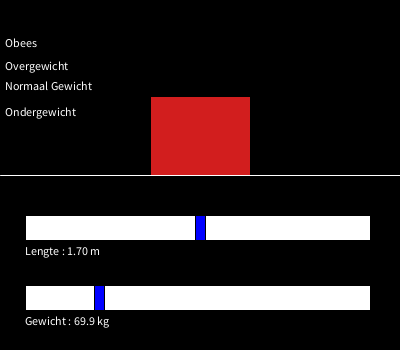
Frame 1 (no input)
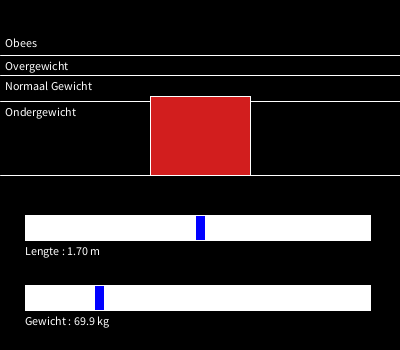
Frame 60 (the mouse pressed at the canvas centre just before this capture)
Frame 120 (the mouse held since frame 60 and released just before this capture): identical to frame 60, image omitted

The Processing sketch that drew these frames (run headless with seeded random() and noise(); from frame 60 on, the mouse is pressed at the canvas centre):

// Processing sketch: MODULEOPGAVE_5_BMI_GRAFIEK_MET_SLIDERS
// ── MODULEOPGAVE_5_BMI_GRAFIEK_MET_SLIDERS.pde
float lengte, gewicht;

void setup(){
  size(400, 350);
  lengte = 170;
  gewicht = 69.9;
}

void draw(){
  background (0);
  topScreen();
  bottomScreen();
  stroke(255);
  line(0,bottomTopHalf(), width, bottomTopHalf());  
  println("lengte : " +lengte);
}

void topScreen(){
  tekenGewichtLijnen();
  tekstGewichtLijnen();
  staafBPM();
}

void tekenGewichtLijnen(){
  line(0,ondergewicht(), width, ondergewicht());
  line(0,normaalGewicht(), width, normaalGewicht());
  line(0,overgewicht(), width, overgewicht());
}

void tekstGewichtLijnen(){
  fill (255);
  text("Ondergewicht",5,ondergewicht()+textSize());
  text("Normaal Gewicht",5,normaalGewicht()+textSize());
  text("Overgewicht",5,overgewicht()+textSize());
  text("Obees",5,overgewicht()-8);
}

void staafBPM(){
  fill (210,30,30);
  rect((width/8)*3,berekenBPM(),100,bottomTopHalf()-berekenBPM());
}

void bottomScreen(){
  tekenSliderBalken();  
  tekstSliderBalken();
  sliderLengte();
  sliderGewicht();
}

void tekenSliderBalken(){
  fill(255);
  rect(sliderBalkX(),sliderBalkLengtePositie(),sliderBalkBreedte(),sliderBalkHoog());
  rect(sliderBalkX(),sliderBalkGewichtPositie(),sliderBalkBreedte(),sliderBalkHoog());
}

void tekstSliderBalken(){
  fill (255);
  text("Lengte : " +nf((lengte()/100),1,2)+" m",sliderBalkX(),sliderBalkLengtePositie()+sliderBalkHoog()+textSize());
  text("Gewicht : "+gewicht()+" kg",sliderBalkX(),sliderBalkGewichtPositie()+sliderBalkHoog()+textSize());
}

void sliderLengte(){  
  fill(0,0,255);
  rect(sliderBalkX()+lengte(),sliderBalkLengtePositie(),sliderBreedte(),sliderBalkHoog());
}

void sliderGewicht(){  
  fill(0,0,255);
  rect(sliderBalkX()+gewicht(),sliderBalkGewichtPositie(),sliderBreedte(),sliderBalkHoog());
}

// ── berekeningen.pde
float bottomTopHalf(){
  return height/2;
}
float ondergewicht(){
  return bottomTopHalf()-(18.5*4);
}
float normaalGewicht(){
  return bottomTopHalf()-(25*4);
}
float overgewicht(){
  return bottomTopHalf()-(30*4);
}
float obees(){
  return bottomTopHalf()-(30*4);
}

float berekenBPM(){
  return ((gewicht()/pow(lengte(), 2))*10000)*4;
}

float sliderBalkLengtePositie(){
  return bottomTopHalf()+40;
}

float sliderBalkGewichtPositie(){
  return sliderBalkLengtePositie()+70;
}

int sliderBalkX(){
  return 25;
}

int sliderBalkHoog(){
  return 25;
}

int textSize(){
  return 15;
}

int sliderBreedte(){
  return 10;
}

int sliderBalkBreedte(){
  return width-55;
}

float lengte (){
  if(mousePressed){
    println(mouseX);
    println(mouseY);
    if(mouseX>=sliderBalkX()&& mouseX <= sliderBalkBreedte()+sliderBalkX()-sliderBreedte()&& 
    mouseY >= sliderBalkLengtePositie()&& mouseY <= sliderBalkLengtePositie()+sliderBalkHoog()){
      lengte = mouseX-sliderBalkX();
    }
  }
  return lengte;
}

float gewicht(){
    if(mousePressed){
    println(mouseX);
    println(mouseY);
    if(mouseX>=sliderBalkX()&& mouseX <= sliderBalkBreedte()+sliderBalkX()-sliderBreedte()&& 
    mouseY >= sliderBalkGewichtPositie() && mouseY <= sliderBalkGewichtPositie()+sliderBalkHoog()){
      gewicht = mouseX-sliderBalkX();
    }
  }
  return gewicht;
}
